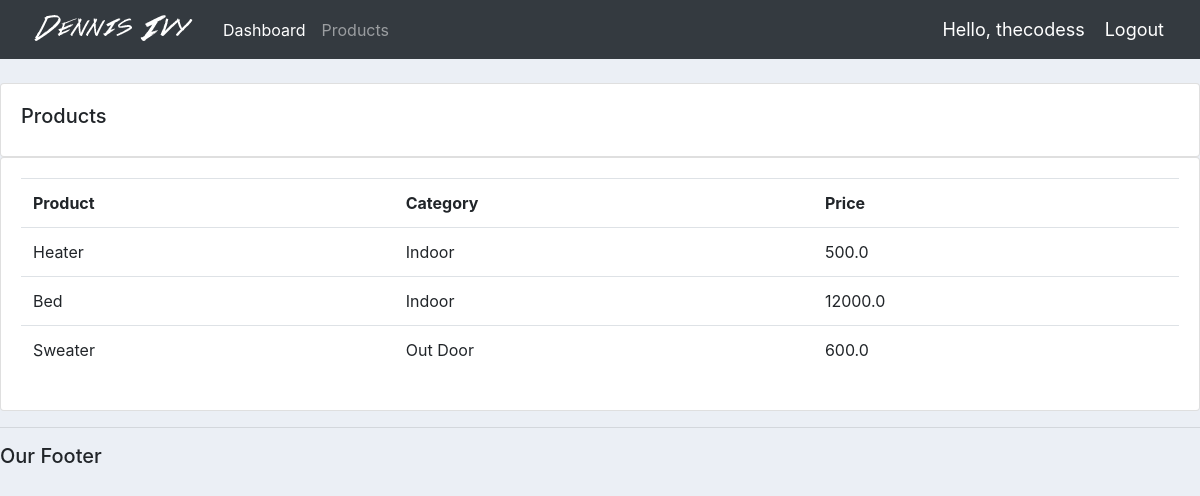
/products (signed in), run on the app's committed database.
### accounts/models.py (models this page shows, shortened)
class Product(models.Model):
    CATEGORY = (
        ('Indoor','Indoor'),
        ('Out Door', 'Out Door'),
    )
    name = models.CharField(max_length=200, null=True)
    price = models.FloatField(null=True)
    category = models.CharField(max_length=200, null=True, choices=CATEGORY)
    description = models.CharField(max_length=200, null=True)
    date_created = models.DateTimeField(auto_now_add=True, null=True)
    tag = models.ManyToManyField(Tag)

### accounts/views.py (the view)
# urls.py: path('products',views.products, name='products'),
@login_required(login_url='login')
def products(request):
    products = Product.objects.all()
    return render(request, 'accounts/products.html', {'products':products})

### accounts/templates/accounts/products.html
{% extends 'accounts/main.html' %}
{% block content %}
		<br>
		<div class="row">
			<div class="col-md">
				<div class="card card-body">
					<h5>Products</h5>
				</div>
				<div class="card card-body">
					<table class="table">
						<tr>
							<th>Product</th>
							<th>Category</th>
							<th>Price</th>
						</tr>
                        {% for i in products %}
                            <tr>
						        <td>{{ i.name }}</td>
                                <td>{{ i.category }}</td>
                                <td>{{ i.price }}</td>
                            </tr>
                        {% endfor %}
					</table>
				</div>
			</div>
		</div>
{% endblock content %}

### accounts/templates/accounts/navbar.html (shortened to what this page needs)
{% load static %}
<nav class="navbar navbar-expand-lg navbar-dark bg-dark">
    <img src="{% static 'images/logo.png' %}">
    <div class="collapse navbar-collapse" id="navbarNav">
      <ul class="navbar-nav">
        <li class="nav-item active">
          <a class="nav-link" href="{% url 'home' %}">Dashboard <span class="sr-only">(current)</span></a>
        </li>
        <li class="nav-item">
          <a class="nav-link" href="{% url 'products' %}">Products</a>
        </li>
      </ul>
    </div>
    <span class="hello-msg" >Hello, {{request.user}}</span>
    <span ><a class="hello-msg" href="{% url 'logout' %}">Logout</a></span>
  </nav>

### static/css/main.css (style rules this page uses)
body { background-color: #ebeff5; }

### accounts/templates/accounts/navbar.html (style rules this page uses)
.hello-msg { font-size: 18px; color: white; margin-right: 20px; }

### data on the page
Product: name "Heater", category "Indoor", price "500.0"
Product: name "Bed", category "Indoor", price "12000.0"
Product: name "Sweater", category "Out Door", price "600.0"

### other printed values
{{ request.user }} "thecodess"
